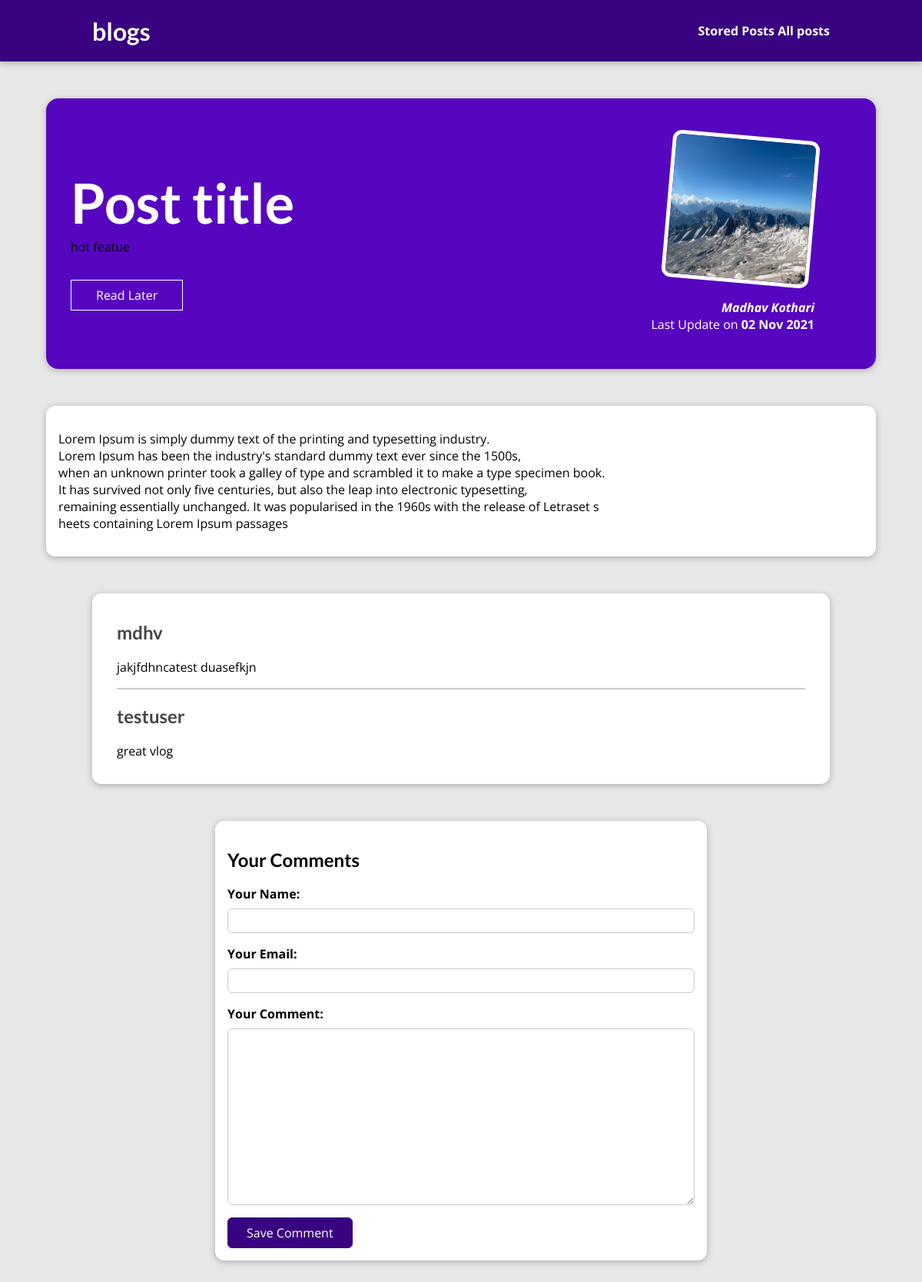
The page /posts/hike-in-the-mountains on the database its author committed.
### blog/models.py (models this page shows, shortened)
class Tag(models.Model):
    caption = models.CharField(max_length=20)

class Post(models.Model):
    title = models.CharField(max_length = 150)
    excerpt = models.CharField(max_length=200)
    image = models.ImageField(upload_to = "posts",null= True)
    date = models.DateField(auto_now = True)
    slug = models.SlugField(unique = True,db_index = True)
    content = models.TextField(validators = [MinLengthValidator(10)])
    author = models.ForeignKey(Author,on_delete = models.SET_NULL,related_name = "posts",null=True)
    tags = models.ManyToManyField(Tag)

class Author(models.Model):
    first_name = models.CharField(max_length = 100)
    last_name = models.CharField(max_length = 100)
    email = models.EmailField()
    def __str__(self):
        return self.first_name+" "+self.last_name

class Comment(models.Model):
    user_name = models.CharField(max_length=120)
    user_email = models.EmailField()
    text = models.TextField(max_length=100)
    post = models.ForeignKey(Post,on_delete=models.CASCADE,related_name="comments")

### blog/views.py (the view, shortened to what this page needs)
# urls.py: path("posts/<slug:slug>",views.SinglePostView.as_view(),name='post-page-details'),
class SinglePostView(View):
    def is_stored(self,request,post_id):
        stored_post = request.session.get("stored_post")
        if stored_post is not None:
            is_saved_for_later = post_id in stored_post
        else:
            is_saved_for_later = False
        return is_saved_for_later
    def get(self,request,slug):
        post = Post.objects.get(slug=slug)
        context = {
            "post":post,
            "post_tags": post.tags.all(),
            "comment_form":CommentForms(),
            "comments":post.comments.all().order_by("-id"),
            "save_for_later" : self.is_stored(request, post.id)
        }
        return render(request,'blog/post-details.html',context)

### blog/forms.py
class CommentForms(forms.ModelForm):
    class Meta:
        model = Comment
        exclude = ['post']
        labels = {
            "user_name":"Your Name",
            "user_email":"Your Email",
            "text":"Your Comment"
        }

### blog/templates/blog/post-details.html (shortened to what this page needs)
{% extends 'base.html' %}
{% load static %}
{% block css_files %}
<link rel="stylesheet" href="{% static "blog/post-detail.css" %}">
{% endblock %}
{% block content %}
    <section id='summary'>
        <h2>Post title</h2>
        <div>
            {% for tag in post_tags %}
                {{tag.caption }}
            {% endfor %}
        </div>
        <div id="read-later">
            <form action="{% url 'read-later' %}" method="POST" >
                {% if save_for_later %}
                    <button>Remove from save later</button>
                {% else %}
                    <button>Read Later</button>
                {% endif %}
            </form>
        </div>
        <article>
            <img src="{{ post.image.url }}" alt="">
            <address>{{ post.author }}</address>
            <div>
                Last Update on <time>{{ post.date| date:'d M Y' }}</time>
            </div>
        </article>
    </section>
    <main>
        <p>
            {{ post.content|linebreaks }}
        </p>
    </main>
    <section id = "comments">
        <ul>
            {% for comment in comments %}
                <li>
                    <h2>{{ comment.user_name }}</h2>
                    <p>{{ comment.text|linebreaks }}</p>
                </li>
            {% endfor %}
        </ul>
    </section>
    <section id="form">
        <h2>Your Comments</h2>
        <form action="{% url 'post-page-details' post.slug%}" method="POST">
            {% for form_filed in comment_form %}
            <div class="form-control {% if from_filed.errors %}invalid{% endif %}">
                {{ form_filed.label_tag }}
                {{ form_filed }}
            </div>
            {% endfor %}
            <button> Save Comment</button>
        </form>
    </section>
{% endblock %}

### static/app.css (style rules this page uses)
* { box-sizing: border-box; }
html { font-family: 'Open Sans', 'Lato', sans-serif; }
body { margin: 0; }
h1, h2, h3 { font-family: 'Lato', sans-serif; font-weight: bold; }

### blog/static/blog/post-detail.css (style rules this page uses)
body { background-color: #e7e7e7; }
#summary { margin: 8rem auto 3rem auto; padding: 2rem; width: 90%; max-width: 90rem; border-radius: 16px; background-color: #5706c0; position: relative; box-shadow: 0 2px 8px rgba(0, 0, 0, 0.25); height: 22rem; }
#summary h2 { color: white; font-size: 4.5rem; margin-bottom: 0.25rem; }
#summary article { position: absolute; top: 2rem; right: 3rem; padding: 1rem 2rem; border-radius: 12px; text-align: right; color: white; }
#summary article img { width: 12rem; height: 12rem; border-radius: 12px; transform: rotateZ(5deg); border: 5px solid white; margin-bottom: 1rem; }
#summary address { font-weight: bold; }
#summary time { font-weight: bold; }
#read-later { margin: 2rem 0; }
#read-later button { background-color: transparent; border: 1px solid white; padding: 0.5rem 2rem; font: inherit; color: white; cursor: pointer; }
main { width: 90%; max-width: 90rem; margin: 3rem auto; background-color: white; padding: 1rem; border-radius: 12px; box-shadow: 0 2px 8px rgba(0, 0, 0, 0.25); }
#form { margin: 3rem auto; width: 90%; max-width: 40rem; border-radius: 12px; background-color: white; box-shadow: 0 2px 8px rgba(0, 0, 0, 0.25); padding: 1rem; }
#form button { font: inherit; background-color: #390281; color: white; border: 1px solid #390281; padding: 0.5rem 1.5rem; border-radius: 6px; cursor: pointer; }
.form-control { margin-bottom: 1rem; }
.form-control label { font-weight: bold; margin-bottom: 0.5rem; display: block; }
.form-control input, .form-control textarea { display: block; width: 100%; font: inherit; padding: 0.25rem; border-radius: 6px; border: 1px solid #ccc; }
#comments { margin: 3rem auto; width: 90%; max-width: 60rem; border-radius: 12px; background-color: white; box-shadow: 0 2px 8px rgba(0, 0, 0, 0.25); padding: 1rem 2rem; }
#comments ul { list-style: none; margin: 0; padding: 0; }
#comments li { margin-bottom: 1rem; border-bottom: 2px solid #ccc; }
#comments li:last-of-type { border-bottom: none; }
#comments h2 { color: #464646; }

### rows shown on the page
Tag: caption "hot"
Tag: caption "featue"
Post: image (picture), author "Madhav Kothari", date "02 Nov 2021", content "Lorem Ipsum is simply dummy text of the printing and typesetting industry. Lorem Ipsum has been the industry's standard dummy text ever since the 1500s, when an unknown printer took a galley of type and scrambled it to make a type specimen book. It has survived not only five centuries, but also the leap into electronic typesetting, remaining essentially unchanged. It was popularised in the 1960s with the release of Letraset s heets containing Lorem Ipsum passages"
Comment: user_name "mdhv", text "jakjfdhncatest duasefkjn"
Comment: user_name "testuser", text "great vlog"
